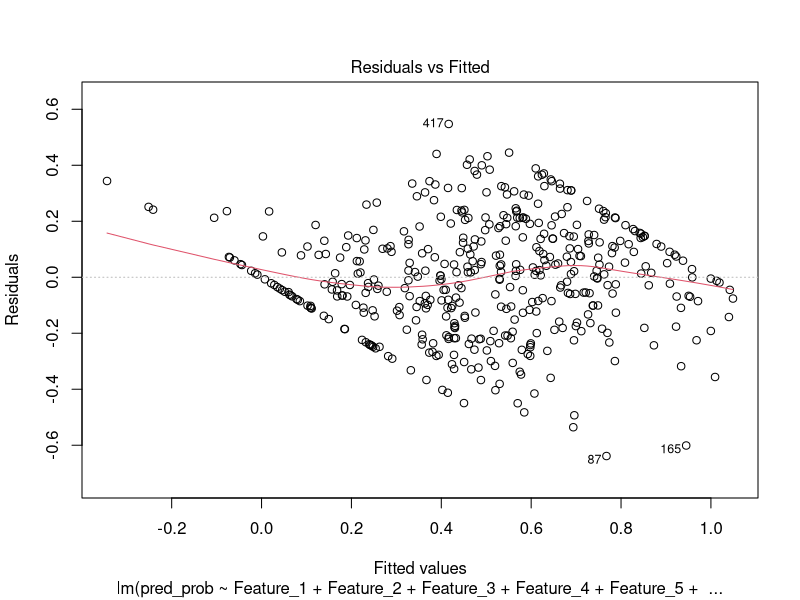
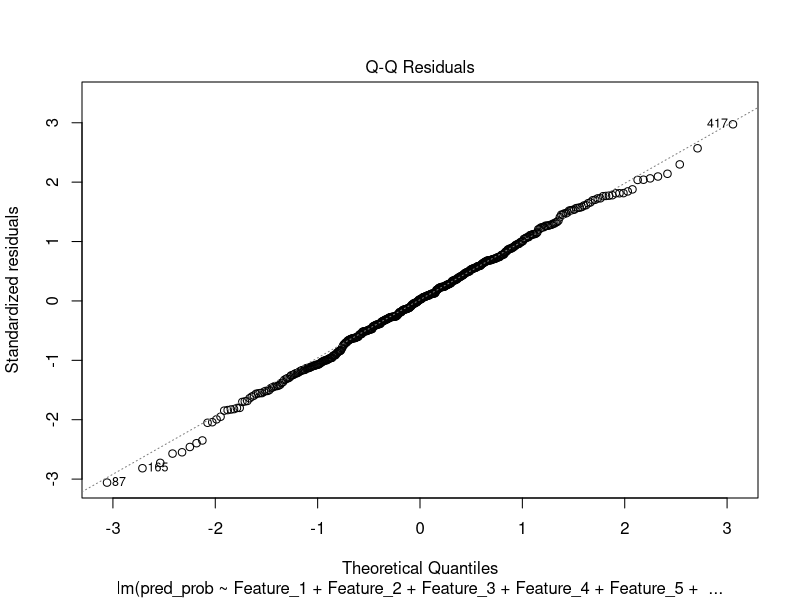
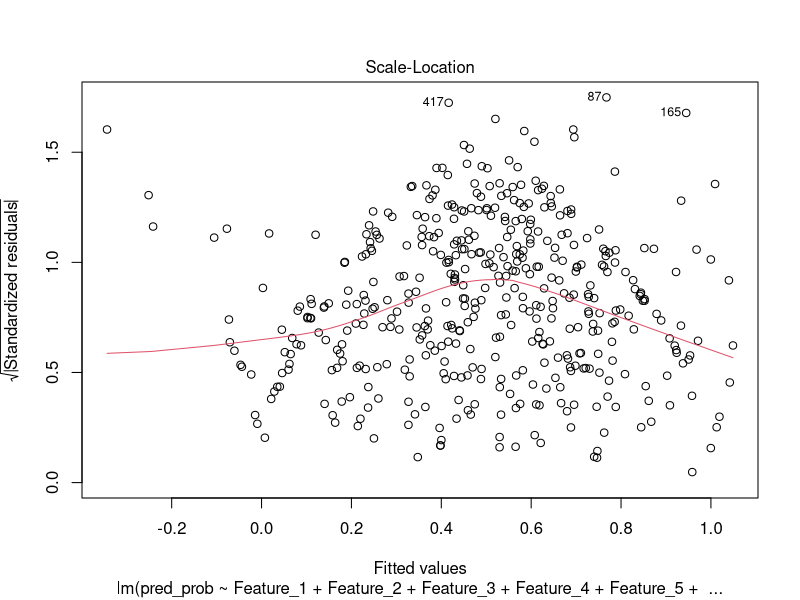
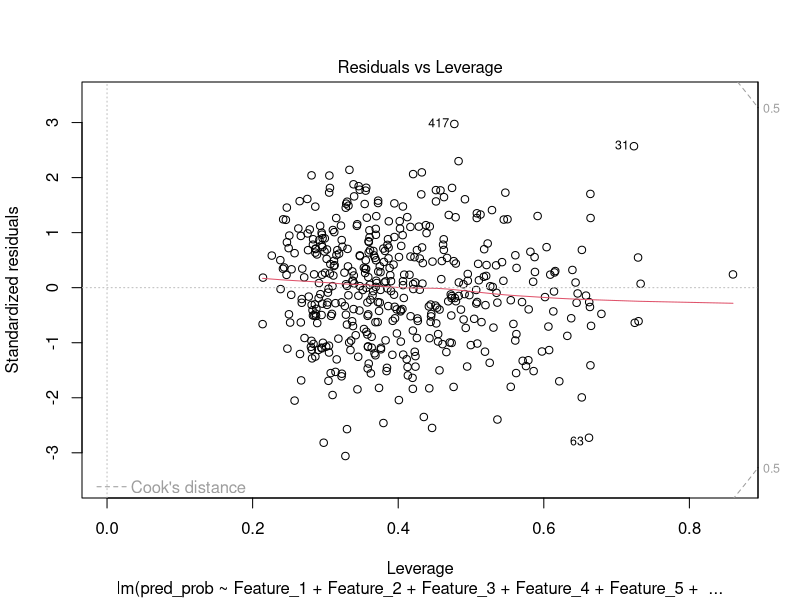
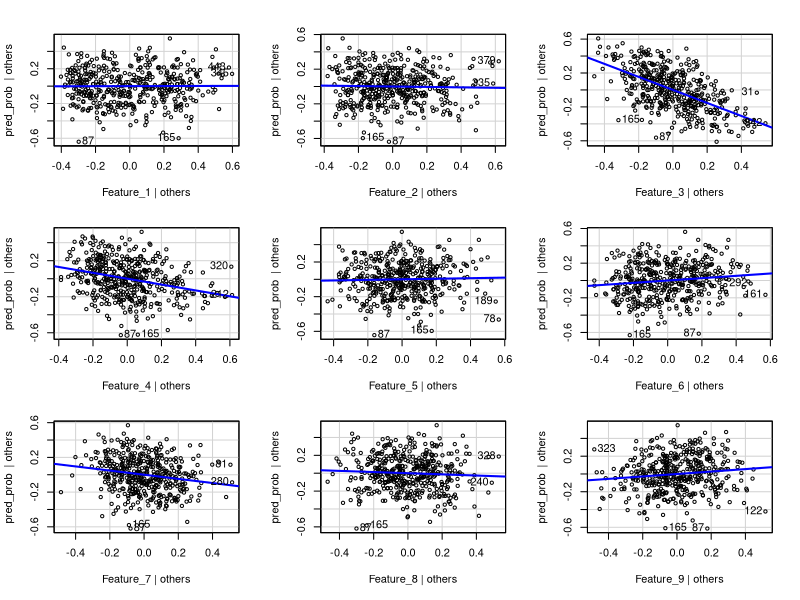
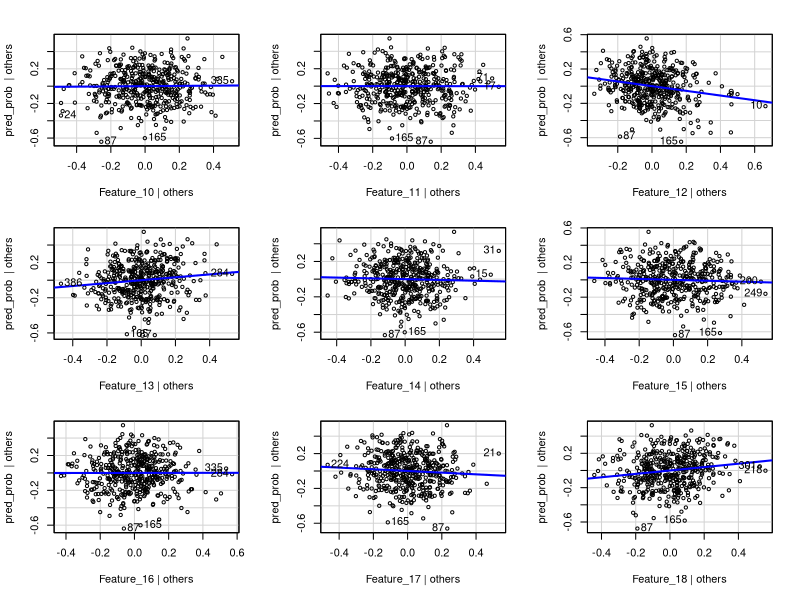
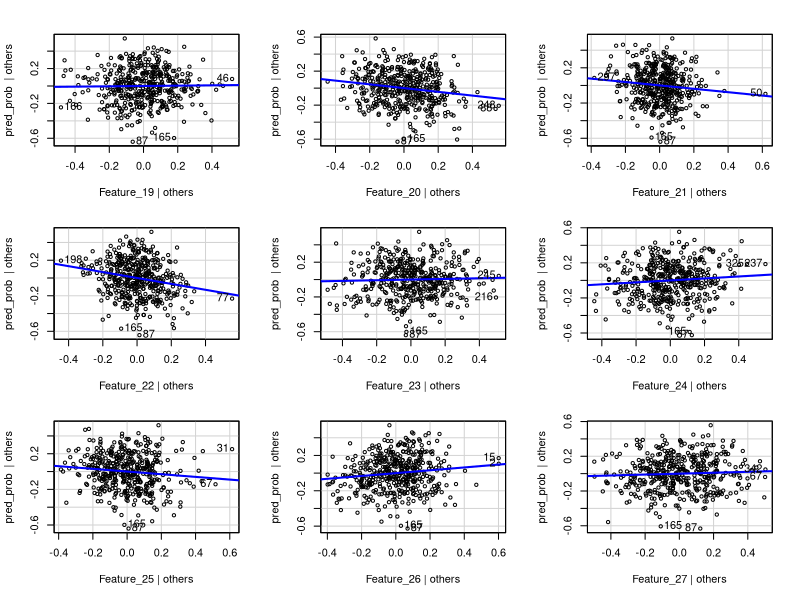
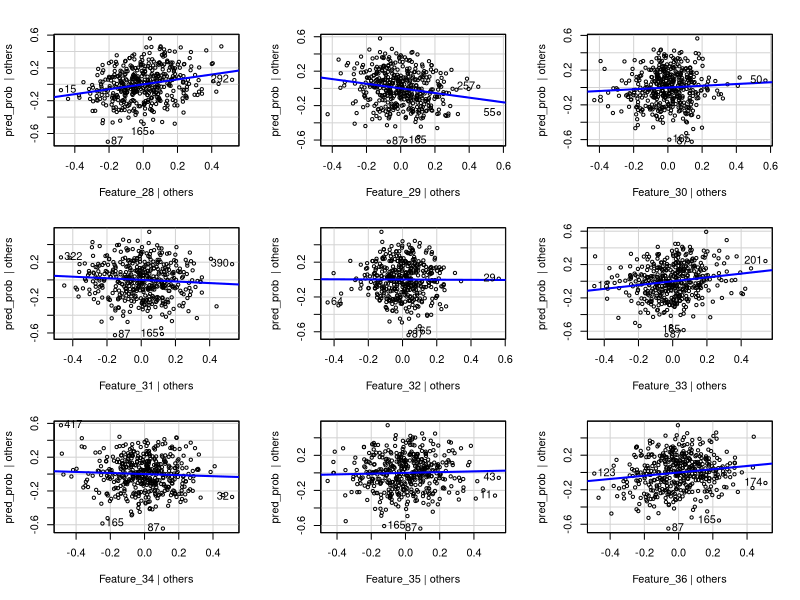

R code for these plots, in order: (Note: this script raises an error after producing the figures.)
## ---- chunk 1
knitr::opts_chunk$set(echo = TRUE)
## ---- chunk 2
# Load the required libraries
library(tidyverse)
library(caret)
library(MASS)
library(car)


## ---- chunk 3
# Load the dataset
data <- read.csv("pca_data_180.csv")  # Update with the actual CSV file name

# Display the structure of the loaded data
str(data)

## ---- chunk 4
# Load the dplyr package for data manipulation
library(dplyr)

# Normalize each feature to the range [0, 1]
normalized_data <- data %>%
  mutate(across(starts_with("Feature"), ~ (.-min(.)) / (max(.) - min(.))))

# Display the first few rows of the normalized data
head(normalized_data)


## ---- chunk 5
col_name <- NULL;
for (i in 1:180) {
  
  col_name <-  paste0(col_name,"Feature_", i,"+")
  #data[, col_name] <- boxcox(data[, paste0("Feature_", i)], lambda = NULL)$x
}
cat(col_name)
## ---- chunk 6
model_2  = lm(pred_prob ~ Feature_1+Feature_2+Feature_3+Feature_4+Feature_5+Feature_6+Feature_7+Feature_8+Feature_9+Feature_10+Feature_11+Feature_12+Feature_13+Feature_14+Feature_15+Feature_16+Feature_17+Feature_18+Feature_19+Feature_20+Feature_21+Feature_22+Feature_23+Feature_24+Feature_25+Feature_26+Feature_27+Feature_28+Feature_29+Feature_30+Feature_31+Feature_32+Feature_33+Feature_34+Feature_35+Feature_36+Feature_37+Feature_38+Feature_39+Feature_40+Feature_41+Feature_42+Feature_43+Feature_44+Feature_45+Feature_46+Feature_47+Feature_48+Feature_49+Feature_50+Feature_51+Feature_52+Feature_53+Feature_54+Feature_55+Feature_56+Feature_57+Feature_58+Feature_59+Feature_60+Feature_61+Feature_62+Feature_63+Feature_64+Feature_65+Feature_66+Feature_67+Feature_68+Feature_69+Feature_70+Feature_71+Feature_72+Feature_73+Feature_74+Feature_75+Feature_76+Feature_77+Feature_78+Feature_79+Feature_80+Feature_81+Feature_82+Feature_83+Feature_84+Feature_85+Feature_86+Feature_87+Feature_88+Feature_89+Feature_90+Feature_91+Feature_92+Feature_93+Feature_94+Feature_95+Feature_96+Feature_97+Feature_98+Feature_99+Feature_100+Feature_101+Feature_102+Feature_103+Feature_104+Feature_105+Feature_106+Feature_107+Feature_108+Feature_109+Feature_110+Feature_111+Feature_112+Feature_113+Feature_114+Feature_115+Feature_116+Feature_117+Feature_118+Feature_119+Feature_120+Feature_121+Feature_122+Feature_123+Feature_124+Feature_125+Feature_126+Feature_127+Feature_128+Feature_129+Feature_130+Feature_131+Feature_132+Feature_133+Feature_134+Feature_135+Feature_136+Feature_137+Feature_138+Feature_139+Feature_140+Feature_141+Feature_142+Feature_143+Feature_144+Feature_145+Feature_146+Feature_147+Feature_148+Feature_149+Feature_150+Feature_151+Feature_152+Feature_153+Feature_154+Feature_155+Feature_156+Feature_157+Feature_158+Feature_159+Feature_160+Feature_161+Feature_162+Feature_163+Feature_164+Feature_165+Feature_166+Feature_167+Feature_168+Feature_169+Feature_170+Feature_171+Feature_172+Feature_173+Feature_174+Feature_175+Feature_176+Feature_177+Feature_178+Feature_179+Feature_180, data = normalized_data)
summary(model_2)
## ---- chunk 7

plot(model_2)
## ---- chunk 8

residuals <- residuals(model_2)

# Create the AV plot
avPlots(model_2)

# Create the CR plot
crPlots(model_2)

## ---- chunk 9
# Apply Box-Cox transformation to the target variable (response) if needed
# For example, if you have a response variable named 'y', you can transform it like this:
# data$y_transformed <- boxcox(data$y, lambda = NULL)
# Uncomment and modify the above line based on your data

# Apply Box-Cox transformation to the features
# Assuming the transformed features are named 'Feature_1_transformed', ..., 'Feature_10_transformed'

boxcox(data[, paste0("Feature_1")], lambda = NULL)
for (i in 1:10) {
  boxcox(data[, paste0("Feature_", i)], lambda = NULL)
  #col_name <- paste0("Feature_", i, "_transformed")
  #data[, col_name] <- boxcox(data[, paste0("Feature_", i)], lambda = NULL)$x
}

# Define the list of transformed feature names
transformed_feature_names <- paste0("Feature_", 1:10, "_transformed")  # Adjust the range as needed

# Construct the formula for MLR
formula <- reformulate(transformed_feature_names, response = "y")

# Perform Multiple Linear Regression (MLR) using the transformed features
model <- lm(formula, data = data)

# Display the summary of the MLR model
summary(model)


